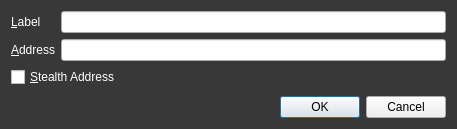
<?xml version="1.0" encoding="UTF-8"?>
<ui version="4.0">
 <class>EditAddressDialog</class>
 <widget class="QDialog" name="EditAddressDialog">
  <property name="geometry">
   <rect>
    <x>0</x>
    <y>0</y>
    <width>457</width>
    <height>129</height>
   </rect>
  </property>
  <property name="windowTitle">
   <string>Edit Address</string>
  </property>
  <property name="styleSheet">
   <string notr="true">#EditAddressDialog { background-color: #383838; }</string>
  </property>
  <layout class="QVBoxLayout" name="verticalLayout">
   <item>
    <layout class="QFormLayout" name="formLayout">
     <property name="fieldGrowthPolicy">
      <enum>QFormLayout::AllNonFixedFieldsGrow</enum>
     </property>
     <item row="0" column="0">
      <widget class="QLabel" name="label">
       <property name="styleSheet">
        <string notr="true">color: #ffffff;</string>
       </property>
       <property name="text">
        <string>&amp;Label</string>
       </property>
       <property name="buddy">
        <cstring>labelEdit</cstring>
       </property>
      </widget>
     </item>
     <item row="0" column="1">
      <widget class="QLineEdit" name="labelEdit">
       <property name="toolTip">
        <string>The label associated with this address book entry</string>
       </property>
      </widget>
     </item>
     <item row="1" column="0">
      <widget class="QLabel" name="label_2">
       <property name="styleSheet">
        <string notr="true">color: #ffffff;</string>
       </property>
       <property name="text">
        <string>&amp;Address</string>
       </property>
       <property name="buddy">
        <cstring>addressEdit</cstring>
       </property>
      </widget>
     </item>
     <item row="1" column="1">
      <widget class="QLineEdit" name="addressEdit">
       <property name="toolTip">
        <string>The address associated with this address book entry. This can only be modified for sending addresses.</string>
       </property>
      </widget>
     </item>
     <item row="2" column="0" colspan="2">
      <widget class="QCheckBox" name="stealthCB">
       <property name="styleSheet">
        <string notr="true">color: #ffffff;</string>
       </property>
       <property name="text">
        <string>&amp;Stealth Address</string>
       </property>
      </widget>
     </item>
    </layout>
   </item>
   <item>
    <widget class="QDialogButtonBox" name="buttonBox">
     <property name="orientation">
      <enum>Qt::Horizontal</enum>
     </property>
     <property name="standardButtons">
      <set>QDialogButtonBox::Cancel|QDialogButtonBox::Ok</set>
     </property>
    </widget>
   </item>
  </layout>
 </widget>
 <resources/>
 <connections>
  <connection>
   <sender>buttonBox</sender>
   <signal>accepted()</signal>
   <receiver>EditAddressDialog</receiver>
   <slot>accept()</slot>
   <hints>
    <hint type="sourcelabel">
     <x>248</x>
     <y>254</y>
    </hint>
    <hint type="destinationlabel">
     <x>157</x>
     <y>274</y>
    </hint>
   </hints>
  </connection>
  <connection>
   <sender>buttonBox</sender>
   <signal>rejected()</signal>
   <receiver>EditAddressDialog</receiver>
   <slot>reject()</slot>
   <hints>
    <hint type="sourcelabel">
     <x>316</x>
     <y>260</y>
    </hint>
    <hint type="destinationlabel">
     <x>286</x>
     <y>274</y>
    </hint>
   </hints>
  </connection>
 </connections>
</ui>
